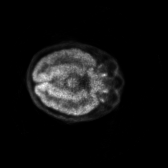
#> input picture dataset/pre_data/train/AD/1.png, 168 x 168 px; its folder holds 4 pictures in this run
$ jupyter execute data_preprocess.ipynb
#> lines starting #> are read from the running program, lines starting #| are printed output that depends on the picture
[cell 1]
import numpy as np
from glob import glob
import os
from PIL import Image
from scipy.ndimage.interpolation import zoom

def get_pngs(path):
    pngs = glob(os.path.join(path,"*.png"))
    return pngs

def load_data(path):
    pil_img = Image.open(path).convert('L')
    return np.array(pil_img)

def get_all_imgs(pngs):
    img_dict = {}
    all_imgs = []

    for png in pngs:
        img_arr = load_data(png)
#> in load_data, pil_img is the input picture: PIL image 168x168 L; min 0, max 255, mean 16.8
        all_imgs.append(img_arr)

        idx = int(img_arr.shape[0])
        if idx in img_dict:
            img_dict[idx].append(img_arr)
        else:
            img_dict[idx] = [img_arr]

    return img_dict,all_imgs

def cal_mean_std(arr):
    return np.mean(arr/255), np.std(arr/255)

def get_all_pngs():
    pngs = []

    pngs += get_pngs("/staff/shijun/torch_projects/Brain_CLS/dataset/pre_data/train/AD")
    pngs += get_pngs("/staff/shijun/torch_projects/Brain_CLS/dataset/pre_data/train/CN")
    pngs += get_pngs("/staff/shijun/torch_projects/Brain_CLS/dataset/pre_data/test/AD&CN")

    return pngs

def resize(img, new_shape):
    resize_factor = np.array(new_shape) / img.shape
    img = zoom(img, resize_factor, mode='nearest', order=1)

    return img

def concat_imgs(imgs, shape):
    all_imgs = None
    for img in imgs:
        new_img = resize(img,shape)

        if all_imgs is not None:
            all_imgs = np.concatenate([all_imgs,new_img],axis=0)
        else:
            all_imgs = new_img
    return all_imgs

def main():

    pngs = get_all_pngs()
    img_dict, all_imgs = get_all_imgs(pngs)

    for key in img_dict.keys():
        mean,std = cal_mean_std(np.array(img_dict[key]))
        print("Image shape %d, mean is %f , std is %f."%(key,mean,std))

    imgs_128 = concat_imgs(all_imgs,128)
#> the loop in concat_imgs, `for img in imgs:` made 4 passes
#> pass 2, in resize (call 2), `img = zoom(img, resize_factor, mode='nearest', order=1)`:
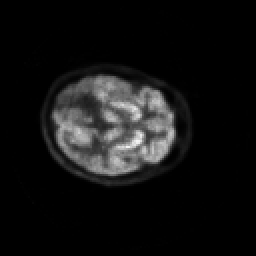
#> img: shape (128, 128) (shown 2 times larger); min 0, max 245, mean 18.5
#> pass 2, in concat_imgs, `all_imgs = np.concatenate([all_imgs,new_img],axis=0)`:
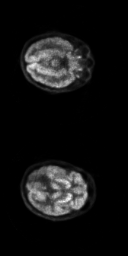
#> all_imgs: shape (256, 128); min 0, max 245, mean 17.6
#> pass 3, in concat_imgs, `all_imgs = np.concatenate([all_imgs,new_img],axis=0)`:
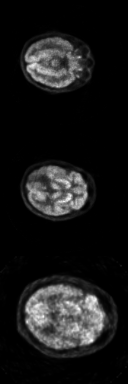
#> all_imgs: shape (384, 128); min 0, max 255, mean 24.1
#> after the loop in concat_imgs, `for img in imgs:`:
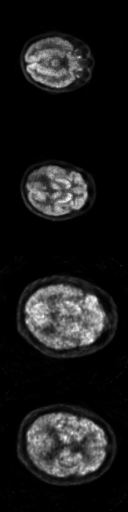
#> all_imgs: shape (512, 128); min 0, max 255, mean 25.9
    imgs_168 = concat_imgs(all_imgs,168)
#> the loop in concat_imgs (call 2), `for img in imgs:` made 4 passes
#> pass 3, in resize (call 7), `img = zoom(img, resize_factor, mode='nearest', order=1)`:
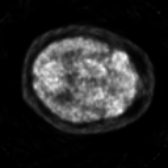
#> img: shape (168, 168); min 0, max 244, mean 37


    print("Resized Image shape 128, mean is %f , std is %f."% cal_mean_std(imgs_128))
    print("Resized Image shape 168, mean is %f , std is %f."% cal_mean_std(imgs_168))


main()
